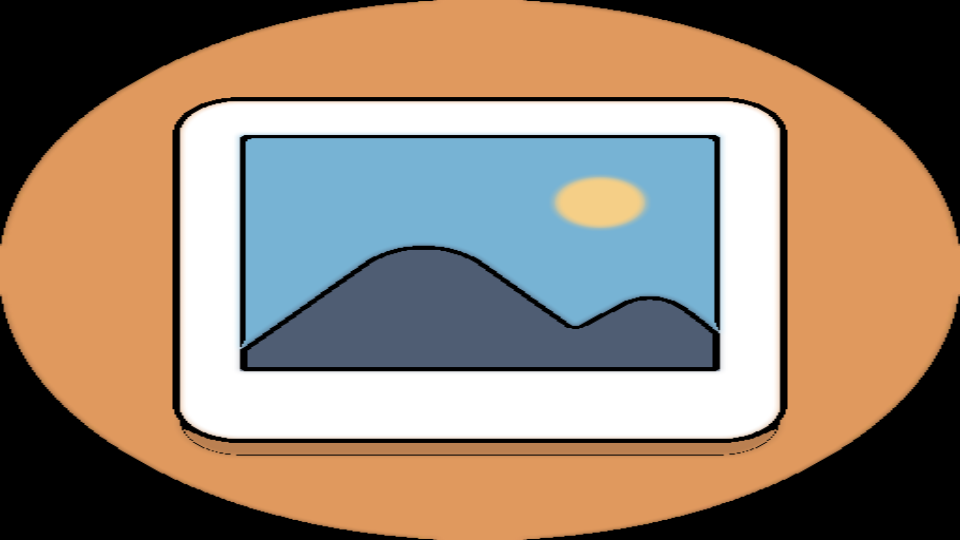
#> input picture cartoonified_Image.png, 960 x 540 px
$ python -i cartoonize_image.py   (imports and definitions only)
#> lines starting #> are read from the running program, lines starting #| are printed output that depends on the picture; after the words box and inside, x2 and y2 are one past the last pixel; in counts of white or black regions, pixels touching at a corner belong together
# image cartoonizer using opencv2
# importing the required modules
import cv2 #image processing
import easygui #open the filebox
import numpy as np  #store image and process them as numbers
import imageio #read an image from a particular path
import sys
import matplotlib.pyplot as plot #visualize data
import os
import tkinter as tk #library to make GUIs
from tkinter import *


# [1 line not run here, left out]
photo = PhotoImage(file = "Circle-icons-image.png")
# [4 lines not run here, left out]
# [1 line that did not run here, left out]


#opens a box to choose a file :)
def upload():
    path=easygui.fileopenbox()
    cartoonize(path)

#makes all changes to get to the cartoonized image at the end
#of transformation
def cartoonize(Path):
    #reading the image
#> called with Path = 'cartoonified_Image.png'
    ogi=cv2.imread(Path)
#> ogi is the input picture: shape (540, 960, 3); mean B, G, R 114, 131.1, 149.6
    ogi=cv2.cvtColor(ogi,cv2.COLOR_BGR2RGB)

    #validate the image
    if ogi is None:
        print("Error File is Not An Image Try Again :) !")
        sys.exit()

    RS1=cv2.resize(ogi,(960,540))

    #convert colored image to grayscale
    grayScaleImage= cv2.cvtColor(ogi,cv2.COLOR_BGR2GRAY)
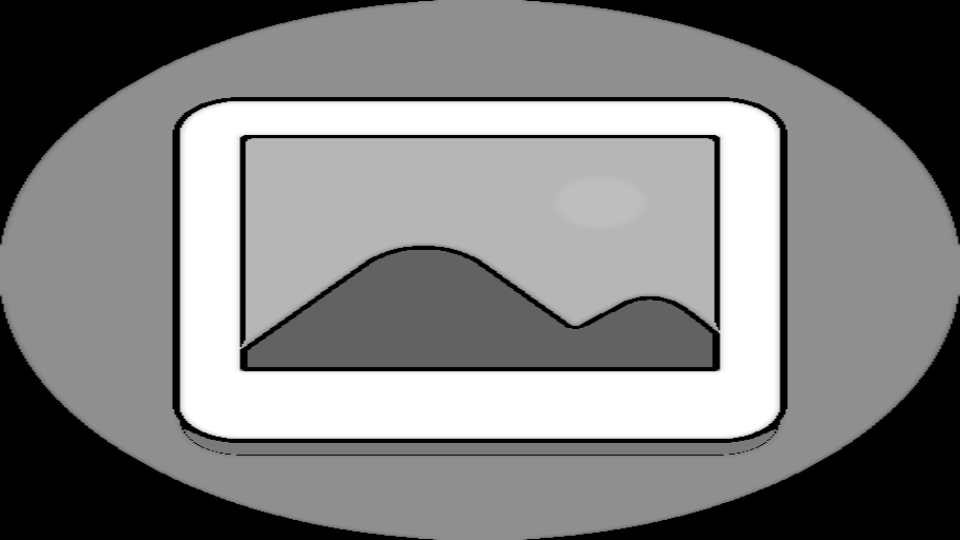
#> grayScaleImage: shape (540, 960); min 0, max 255, mean 127.9
    RS2= cv2.resize(grayScaleImage,(960,540))

    #median blur to smoothen the image
    smooth=cv2.medianBlur(grayScaleImage,5)
    RS3=cv2.resize(smooth,(960,540))

    #retrieve the edges usin thresholding thechnique
    edge=cv2.adaptiveThreshold(smooth,255,cv2.ADAPTIVE_THRESH_MEAN_C,cv2.THRESH_BINARY, 9, 9)
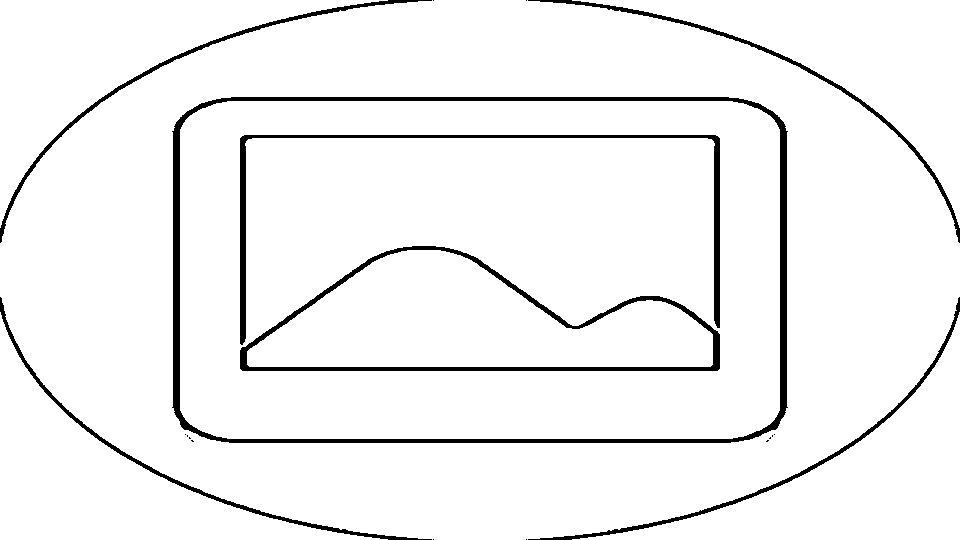
#> edge: shape (540, 960); 95.1% white; 19 black regions (12 under 20 px), largest, box (x1, y1, x2, y2) and area: (172, 97, 788, 443) 9227, (240, 246, 720, 371) 4689, (240, 135, 720, 345) 3795
    RS4= cv2.resize(edge,(960,540))

    #bilateral filtering to remove noise
    cim=cv2.bilateralFilter(ogi,9,300,300)
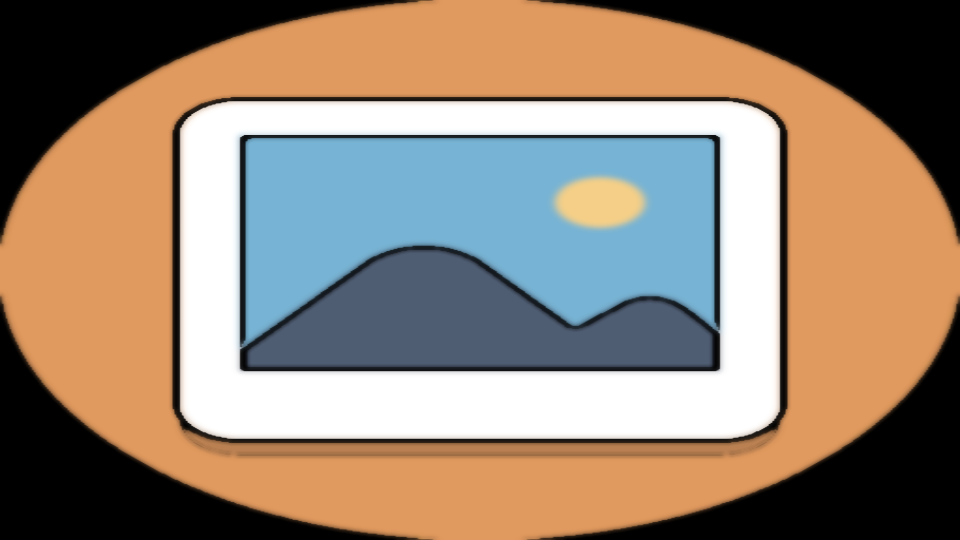
#> cim: shape (540, 960, 3); mean R, G, B 149.7, 131.2, 114.1
    RS5=cv2.resize(cim,(960,540))

    #making edge image
    cartoon=cv2.bitwise_and(cim,cim,mask=edge)
    RS6=cv2.resize(cartoon,(960,540))
    #list of all images we transformed above
    listOfImgs =[RS1,RS2,RS3,RS4,RS5,RS6]

    fig,axes=plot.subplots(3,2, figsize=(8,8),subplot_kw={'xticks':[], 'yticks':[]},gridspec_kw=dict(hspace=0.1,wspace=0.1))

    for i,ax in enumerate(axes.flat):
        ax.imshow(listOfImgs[i], cmap='gray')

#> (the run stopped early here; a loop or call above may not have finished)
